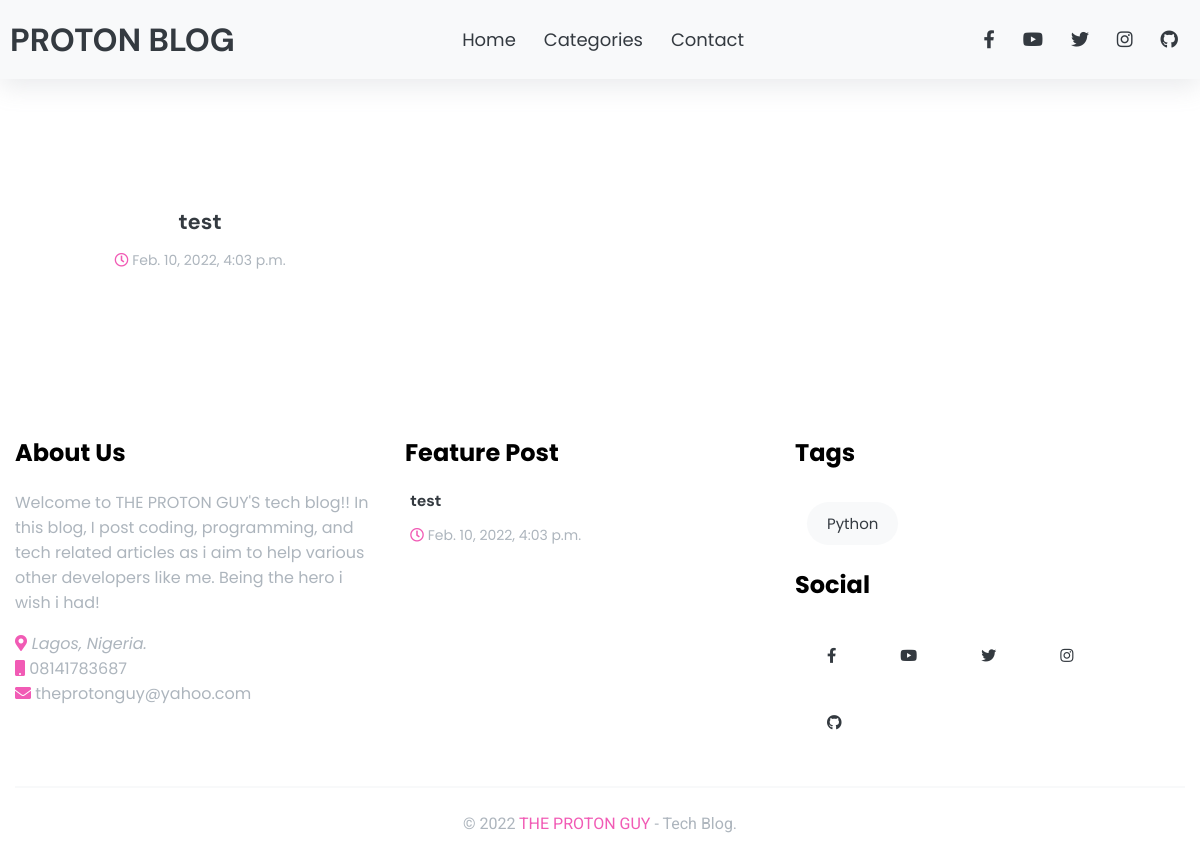
Page /category/Python/ on the committed database.
### blog/models.py (models this page shows, shortened)
class Post(models.Model):
    author = models.ForeignKey(User, on_delete=models.CASCADE)
    title = models.CharField(max_length=10000000)
    slug = models.SlugField(default='test')
    body = RichTextField(blank=True, null=True)
    id = models.IntegerField(primary_key=True)
    image = models.ImageField(blank=True, null=True, upload_to='image/')
    author_image = models.ImageField(blank=True, null=True, upload_to='author/', default='images/tpg.jpg')
    category = models.CharField(max_length=128, default='Python')
    category2 = models.CharField(max_length=128, default='Git')
    publish = models.DateTimeField(default=timezone.now)
    created = models.DateTimeField(auto_now_add=True)
    updated = models.DateTimeField(auto_now=True)
    num_clicks = models.IntegerField(default=0)

### blog/views.py (the view)
# urls.py: path('category/<str:cats>/', CategoryView, name='category'),
def CategoryView(request, cats):
    category_posts = Post.objects.filter( category=cats)
    category_posts2 = Post.objects.filter( category2=cats)
    fin = []
    for i in Post.objects.all().order_by('-created'):
        data = Post.objects.get(slug=i.slug)
        comments = data.comments.all()
        fi = 0
        for i in comments:
            fi+=1
        fin.append(fi)
    context = {
        'cats': category_posts,
        'cats2': category_posts2,
        'cname':cats,
        'coms': fin
        }
    return render(request, 'blog/categories.html', context)

### blog/templates/blog/categories.html (shortened to what this page needs)
{% extends 'blog/base2.html' %}
{% block content %}
<!DOCTYPE html>
<html lang="en">
<head>
    {% load static %}
    <link rel="stylesheet" href="https://cdnjs.cloudflare.com/ajax/libs/font-awesome/5.15.2/css/all.min.css" />
    <link rel="stylesheet" href="https://cdnjs.cloudflare.com/ajax/libs/Swiper/6.4.5/swiper-bundle.min.css" />
    <link rel="stylesheet" href="{% static 'css2/style.css' %}">
</head>
<body>
       <main id="site-main">
                <section id="posts">
                    <div class="container">
                        <div class="grid">
                        {% if cats2 %}
                            {% for post in cats2 %}
                                <div class="grid-item">
                                    <article class="article">
                                        <div class="card">
                                            <div class="overflow-img">
                                                <a href="{% url 'article-page' post.slug %}">
                                                    {% if post.image %}
                                                        <img src="{{ post.image.url }}" class="img-fluid" alt="">
                                                    {% endif %}
                                                </a>
                                            </div>
                                            <div class="card-body text-center px-1">
                                                <a href="{% url 'article-page' post.slug %}" class="text-title display-1 text-dark">
                                                   {{ post.title }}
                                                </a>
                                                <p class="secondary-title text-secondary display-3">
                                                    <span><i class="far fa-clock text-primary"></i> {{ post.created }} </span>
                                                </p>
                                            </div>
                                        </div>
                                    </article>
                                </div>
                            {% endfor %}
                        {% elif cats %}
                            {% for post in cats %}
                                <div class="grid-item">
                                    <article class="article">
                                        <div class="card">
                                            <div class="card-body text-center px-1">
                                                <a href="{% url 'article-page' post.slug %}" class="text-title display-1 text-dark">
                                                {{ post.title }}
                                                </a>
                                                <p class="secondary-title text-secondary display-3">
                                                    <span><i class="far fa-clock text-primary"></i> {{ post.created }} </span>
                                                </p>
                                            </div>
                                        </div>
                                    </article>
                                </div>
                            {% endfor %}
                        {% endif %}
                        </div>
                </section>
       </main>
       <footer id="footer">
           <div class="container">
               <div class="row mb-3">
                   <div class="col-3">
                       <h2 class="footer-title secondary-title">About Us</h2>
                       <div class="secondary-title text-secondary">
                            <p class="mt-2 ">
                                Welcome to THE PROTON GUY'S tech blog!! In this blog, I post coding, programming, and tech related articles as i aim to help
                                various other developers like me. Being the hero i wish i had!</p>
                            <address>
                                <i class="fas fa-map-marker-alt text-primary"></i>
                                Lagos, Nigeria.
                            </address>
                            <div class="phone">
                                <i class="fas fa-mobile text-primary"></i>
                                08141783687
                            </div>
                            <div class="email">
                                <i class="fas fa-envelope text-primary"></i>
                                theprotonguy@yahoo.com
                            </div>
                       </div>
                   </div>
                   <div class="col-3">
                       <h2 class="footer-title secondary-title">Feature Post</h2>
                       <div class="feature-post">
                            {% for post in cats %}
                                <div class="flex-item">
                                    <article class="article">
                                        <div class="d-flex">
                                            <a href="#">
                                                <div class="px-1">
                                                    <a href="#" class="text-title display-2 text-dark">
                                                        {{ post.title }}
                                                    </a>
                                                    <p class="secondary-title text-secondary display-3">
                                                            <span><i class="far fa-clock text-primary"></i> {{ post.created }} </span>
                                                    </p>
                                                </div>
                                            </a>
                                        </div>
                                    </article>
                                </div>
                            {% endfor %}
                       </div>
                   </div>
                   <div class="col-3">
                        <h2 class="footer-title secondary-title">Tags</h2>
                            <div class="tags">
                                <div class="d-flex flex-wrap">
                                    {% for post in cats %}
                                    <a href="#" class="nav-link btn bg-light">{{ post.category }}</a>
                                    {% endfor %}
                                </div>
                            </div>
                        <h2 class="footer-title secondary-title mt-2">Social</h2>
                        <div class="tags social">
                            <div class="d-flex flex-wrap">
                                <a href="https://www.facebook.com/ayodeji.adesola.7" class="nav-link"><i class="fab fa-facebook-f"></i></a>
                            <a href="https://www.youtube.com/channel/UC8ty8cq1jU1EGF4AeLyq7ew" class="nav-link"><i class="fab fa-youtube"></i></a>
                            <a href="https://www.twitter.com/AyodejiAdesola_" class="nav-link"><i class="fab fa-twitter"></i></a>
                            <a href="https://www.instagram.com/the_proton_guy" class="nav-link"><i class="fab fa-instagram"></i></a>
                            <a href="https://github.com/deji12" class="nav-link"><i class="fab fa-github"></i></a>
                            </div>
                        </div>
                   </div>
               </div>
               <div class="copyrights">
                   <p class="text-center text-secondary display-2">
                    © 2022 <a href="#" class="text-primary">THE PROTON GUY</a> - Tech Blog.
                   </p>
               </div>
           </div>
       </footer>
</body>
</html>
{% endblock content %}

### blog/static/css2/style.css (style rules this page uses)
:root { --light : #f8f9fa; --secondary: #adb5bd; --dark: #343a40; --primary-color: #f15bb5; --secondary-color: #2ec4b6; --border : #e9ecef; }
body { font-family: 'Roboto', sans-serif; padding: 0; margin: 0; }
a { text-decoration: none; }
* > * { box-sizing: border-box; }
.text-secondary { color: var(--secondary); }
.text-dark { color: var(--dark); }
.text-primary { color: var(--primary-color); }
.bg-light { background-color: var(--light); }
.container { max-width: 1200px; padding: 0 15px; margin: auto; }
.text-title { font-family: 'DM Sans', sans-serif; font-weight: bold; }
.secondary-title { font-family: 'Poppins' , sans-serif; }
.display-1 { font-size: 22px; }
.display-2 { font-size: 16px; }
.display-3 { font-size: 14px; }
.text-center { text-align: center; }
.btn { padding: 15px 20px; border: none; }
.d-flex { display: flex; }
.flex-wrap { flex-wrap: wrap; }
.mt-2 { margin-top: 10px; }
.mb-3 { margin-bottom: 30px; }
.px-1 { padding-left: 5px; padding-right: 5px; }
.nav-link { font-size: 18px; margin: 12px; color: var(--dark); font-family: 'Poppins', sans-serif; }
#site-main { margin-top: 8em; }
#posts { margin-bottom: 5em; }
.grid { margin: 0 auto; }
.grid .grid-item { width: calc(33.3333% - 20px); margin-bottom: 3em; }
#footer { padding-top: 4em; }
#footer .feature-post .flex-item { margin-bottom: 10px; }
#footer .tags a { border-radius: 40px; padding: 10px 20px; font-size: 15px; }
#footer .copyrights { padding: 10px 0; border-top: 2px solid var(--light); }
.row { display: flex; }
.col-3 { flex: 0 0 33.3333%; max-width: 33.3333%; padding-right: 35px; }

### rows in the picture
Post: title "test", created "Feb. 10, 2022, 4:03 p.m.", category "Python"
